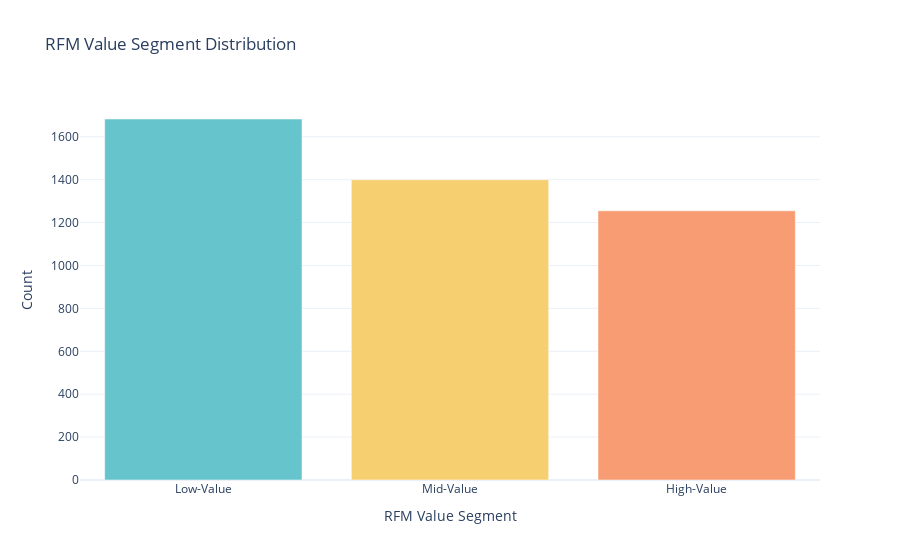

This figure's notebook cell:
### Code cell
# RFM Segment Distribution
cust_segment_count = rfm['Value Segment'].value_counts().reset_index()
# Assign column names
cust_segment_count.columns = ['Value Segment', 'Count']

pastel_colors = px.colors.qualitative.Pastel

# Create the bar chart
fig_segment_dist = px.bar(cust_segment_count, x='Value Segment', y='Count', 
                          color='Value Segment', color_discrete_sequence=pastel_colors,
                          title='RFM Value Segment Distribution')

# Update the layout
fig_segment_dist.update_layout(xaxis_title='RFM Value Segment',
                              yaxis_title='Count',
                              showlegend=False)

# Show the figure
fig_segment_dist.show()
fig_segment_dist.write_image('../images/rfm_value_segment_dist.png', width=800, height=600)

### Figure 1 — Plotly figure (JSON) as saved in the notebook; plotly's stock layout.template omitted (floating-point values rounded to 4 significant figures)
{"data": [{"alignmentgroup": "True", "hovertemplate": "Value Segment=%{x}<br>Count=%{y}<extra></extra>", "legendgroup": "Low-Value", "marker": {"color": "rgb(102, 197, 204)"}, "name": "Low-Value", "offsetgroup": "Low-Value", "orientation": "v", "showlegend": true, "textposition": "auto", "type": "bar", "x": ["Low-Value"], "xaxis": "x", "y": [1683], "yaxis": "y"}, {"alignmentgroup": "True", "hovertemplate": "Value Segment=%{x}<br>Count=%{y}<extra></extra>", "legendgroup": "Mid-Value", "marker": {"color": "rgb(246, 207, 113)"}, "name": "Mid-Value", "offsetgroup": "Mid-Value", "orientation": "v", "showlegend": true, "textposition": "auto", "type": "bar", "x": ["Mid-Value"], "xaxis": "x", "y": [1400], "yaxis": "y"}, {"alignmentgroup": "True", "hovertemplate": "Value Segment=%{x}<br>Count=%{y}<extra></extra>", "legendgroup": "High-Value", "marker": {"color": "rgb(248, 156, 116)"}, "name": "High-Value", "offsetgroup": "High-Value", "orientation": "v", "showlegend": true, "textposition": "auto", "type": "bar", "x": ["High-Value"], "xaxis": "x", "y": [1255], "yaxis": "y"}], "layout": {"barmode": "relative", "legend": {"title": {"text": "Value Segment"}, "tracegroupgap": 0}, "showlegend": false, "title": {"text": "RFM Value Segment Distribution"}, "xaxis": {"anchor": "y", "categoryarray": ["Low-Value", "Mid-Value", "High-Value"], "categoryorder": "array", "domain": [0, 1], "title": {"text": "RFM Value Segment"}}, "yaxis": {"anchor": "x", "domain": [0, 1], "title": {"text": "Count"}}}}
